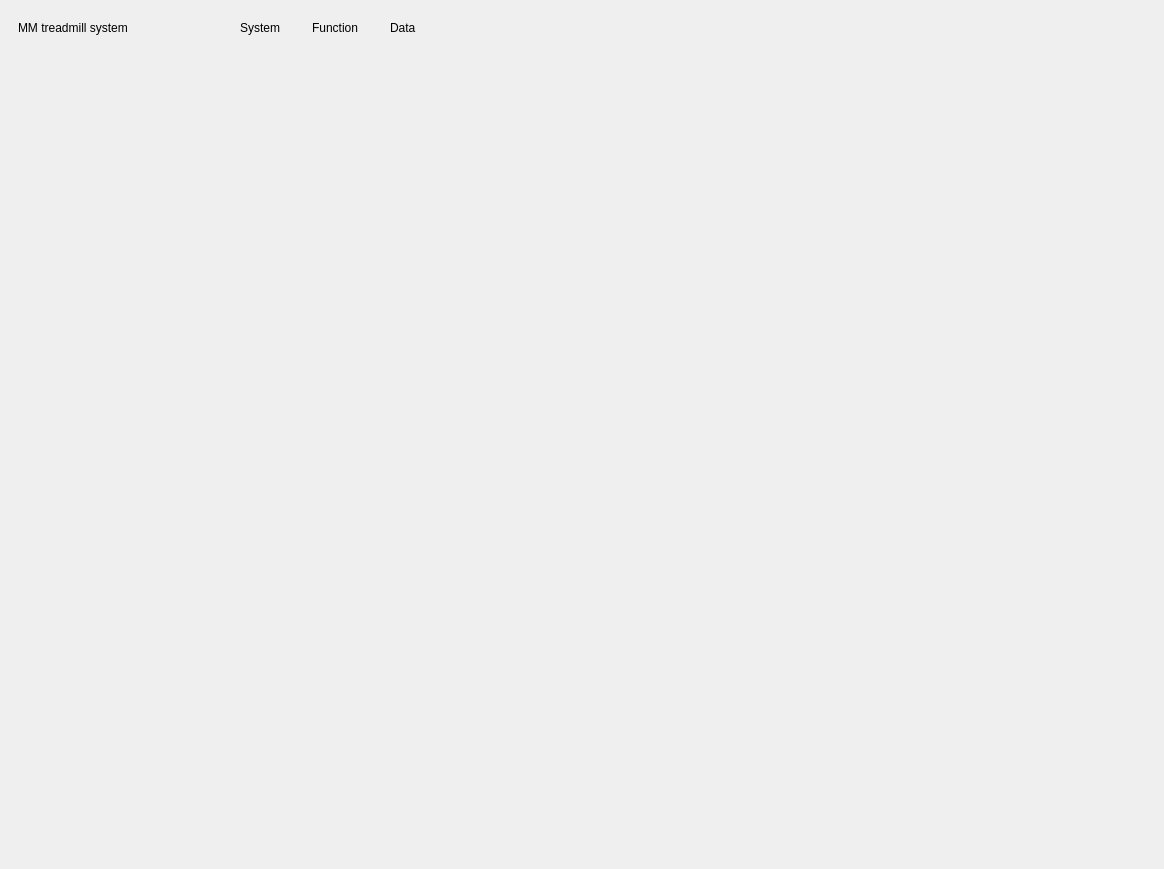
<?xml version="1.0" encoding="UTF-8"?>
<ui version="4.0">
 <class>MainWindow</class>
 <widget class="QMainWindow" name="MainWindow">
  <property name="geometry">
   <rect>
    <x>0</x>
    <y>0</y>
    <width>1164</width>
    <height>869</height>
   </rect>
  </property>
  <property name="windowTitle">
   <string>MainWindow</string>
  </property>
  <widget class="QWidget" name="centralwidget">
   <layout class="QVBoxLayout" name="verticalLayout" stretch="1,20,15">
    <item>
     <widget class="QWidget" name="top_nav_wid" native="true">
      <layout class="QHBoxLayout" name="horizontalLayout_5">
       <item>
        <layout class="QHBoxLayout" name="horizontalLayout">
         <property name="rightMargin">
          <number>80</number>
         </property>
         <item>
          <widget class="QLabel" name="mm_lbl">
           <property name="text">
            <string>MM treadmill system</string>
           </property>
          </widget>
         </item>
        </layout>
       </item>
       <item>
        <layout class="QHBoxLayout" name="horizontalLayout_2">
         <item>
          <widget class="QLabel" name="sys_icon">
           <property name="minimumSize">
            <size>
             <width>20</width>
             <height>20</height>
            </size>
           </property>
           <property name="maximumSize">
            <size>
             <width>20</width>
             <height>20</height>
            </size>
           </property>
           <property name="text">
            <string/>
           </property>
           <property name="textFormat">
            <enum>Qt::PlainText</enum>
           </property>
           <property name="pixmap">
            <pixmap resource="../lib/assets/res.qrc">:/newPrefix/images/sys_icon.png</pixmap>
           </property>
           <property name="scaledContents">
            <bool>true</bool>
           </property>
           <property name="wordWrap">
            <bool>true</bool>
           </property>
          </widget>
         </item>
         <item>
          <widget class="QLabel" name="sys_lbl">
           <property name="text">
            <string>System</string>
           </property>
          </widget>
         </item>
        </layout>
       </item>
       <item>
        <layout class="QHBoxLayout" name="horizontalLayout_3">
         <item>
          <widget class="QLabel" name="func_icon">
           <property name="minimumSize">
            <size>
             <width>20</width>
             <height>20</height>
            </size>
           </property>
           <property name="maximumSize">
            <size>
             <width>20</width>
             <height>20</height>
            </size>
           </property>
           <property name="text">
            <string/>
           </property>
           <property name="textFormat">
            <enum>Qt::PlainText</enum>
           </property>
           <property name="pixmap">
            <pixmap resource="../lib/assets/res.qrc">:/newPrefix/images/func_icon.png</pixmap>
           </property>
           <property name="scaledContents">
            <bool>true</bool>
           </property>
           <property name="wordWrap">
            <bool>true</bool>
           </property>
          </widget>
         </item>
         <item>
          <widget class="QLabel" name="func_lbl">
           <property name="text">
            <string>Function</string>
           </property>
          </widget>
         </item>
        </layout>
       </item>
       <item>
        <layout class="QHBoxLayout" name="horizontalLayout_4">
         <item>
          <widget class="QLabel" name="data_icon">
           <property name="minimumSize">
            <size>
             <width>20</width>
             <height>20</height>
            </size>
           </property>
           <property name="maximumSize">
            <size>
             <width>20</width>
             <height>20</height>
            </size>
           </property>
           <property name="text">
            <string/>
           </property>
           <property name="textFormat">
            <enum>Qt::PlainText</enum>
           </property>
           <property name="pixmap">
            <pixmap resource="../lib/assets/res.qrc">:/newPrefix/images/data_icon.png</pixmap>
           </property>
           <property name="scaledContents">
            <bool>true</bool>
           </property>
           <property name="wordWrap">
            <bool>true</bool>
           </property>
          </widget>
         </item>
         <item>
          <widget class="QLabel" name="data_lbl">
           <property name="text">
            <string>Data</string>
           </property>
          </widget>
         </item>
        </layout>
       </item>
       <item>
        <spacer name="horizontalSpacer_3">
         <property name="orientation">
          <enum>Qt::Horizontal</enum>
         </property>
         <property name="sizeHint" stdset="0">
          <size>
           <width>40</width>
           <height>20</height>
          </size>
         </property>
        </spacer>
       </item>
       <item>
        <spacer name="horizontalSpacer_4">
         <property name="orientation">
          <enum>Qt::Horizontal</enum>
         </property>
         <property name="sizeHint" stdset="0">
          <size>
           <width>40</width>
           <height>20</height>
          </size>
         </property>
        </spacer>
       </item>
       <item>
        <spacer name="horizontalSpacer_5">
         <property name="orientation">
          <enum>Qt::Horizontal</enum>
         </property>
         <property name="sizeHint" stdset="0">
          <size>
           <width>40</width>
           <height>20</height>
          </size>
         </property>
        </spacer>
       </item>
      </layout>
     </widget>
    </item>
    <item>
     <widget class="QWidget" name="main_wid" native="true">
      <layout class="QVBoxLayout" name="verticalLayout_2">
       <property name="leftMargin">
        <number>0</number>
       </property>
       <property name="topMargin">
        <number>0</number>
       </property>
       <property name="rightMargin">
        <number>0</number>
       </property>
       <property name="bottomMargin">
        <number>0</number>
       </property>
      </layout>
     </widget>
    </item>
    <item>
     <widget class="QWidget" name="ctrl_wid" native="true">
      <layout class="QHBoxLayout" name="ctrl_layout" stretch="">
       <property name="leftMargin">
        <number>0</number>
       </property>
       <property name="topMargin">
        <number>0</number>
       </property>
       <property name="rightMargin">
        <number>0</number>
       </property>
       <property name="bottomMargin">
        <number>0</number>
       </property>
      </layout>
     </widget>
    </item>
   </layout>
  </widget>
 </widget>
 <resources>
  <include location="../lib/assets/res.qrc"/>
 </resources>
 <connections/>
</ui>
